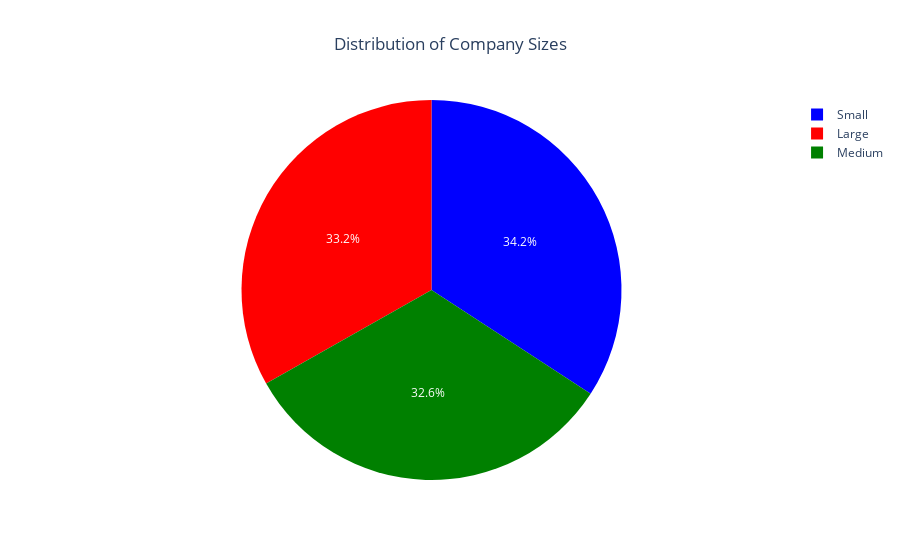

Notebook code for this chart:
### Code cell
import plotly.express as px

value_counts.columns = ['Company_Size', 'Count']

fig = px.pie(
    value_counts,
    names='Company_Size',
    values='Count',
    title='Distribution of Company Sizes',
    color='Company_Size',  # Optional: color segments by company size
    color_discrete_map={'Small': 'blue', 'Medium': 'green', 'Large': 'red'}  # Customize colors
)

fig.update_layout(
    title_x=0.5 
)

fig.show()

### Figure 1 — Plotly figure (JSON) as saved in the notebook; plotly's stock layout.template omitted (floating-point values rounded to 4 significant figures)
{"data": [{"customdata": [["Small"], ["Large"], ["Medium"]], "domain": {"x": [0, 1], "y": [0, 1]}, "hovertemplate": "Company_Size=%{customdata[0]}<br>Count=%{value}<extra></extra>", "labels": ["Small", "Large", "Medium"], "legendgroup": "", "marker": {"colors": ["blue", "red", "green"]}, "name": "", "showlegend": true, "type": "pie", "values": [171, 166, 163]}], "layout": {"legend": {"tracegroupgap": 0}, "title": {"text": "Distribution of Company Sizes", "x": 0.5}}}
